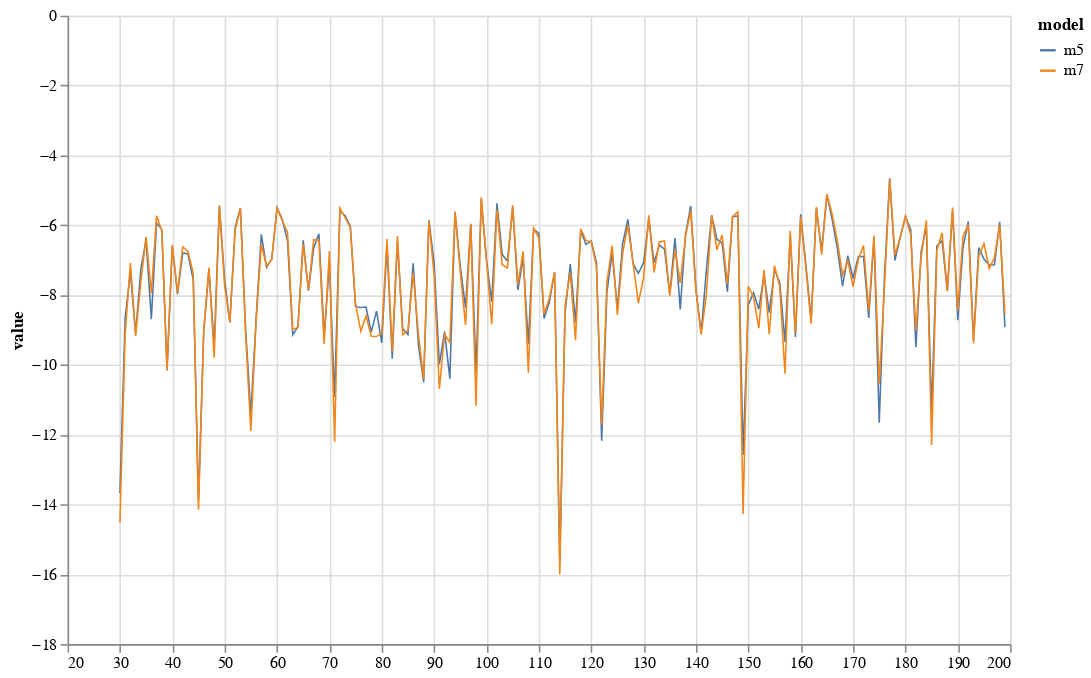

This figure's notebook cell:
### Code cell
width = 600
height = 400
c = alt.Chart(bfdf).mark_line(
    strokeWidth = 1,
    ).encode(
    alt.X('t:Q', title=None),
    alt.Y('value:Q'),
    alt.Color('model')
    ).properties(width=width, height=height)
c

### Figure 1 — Vega-Lite specification as saved in the notebook (floating-point values rounded to 4 significant figures; data arrays with more than 128 entries replaced by an {"elided": "..."} marker saying what was removed)
{"config": {"view": {"continuousWidth": 400, "continuousHeight": 300}}, "data": {"name": "data-16f11255a453c32f7d958fa7c9de2e3e"}, "mark": {"type": "line", "strokeWidth": 1}, "encoding": {"color": {"type": "nominal", "field": "model"}, "x": {"type": "quantitative", "field": "t", "title": null}, "y": {"type": "quantitative", "field": "value"}}, "height": 400, "width": 600, "$schema": "https://vega.github.io/schema/vega-lite/v4.8.1.json", "datasets": {"data-16f11255a453c32f7d958fa7c9de2e3e": {"elided": "340 records"}}}
